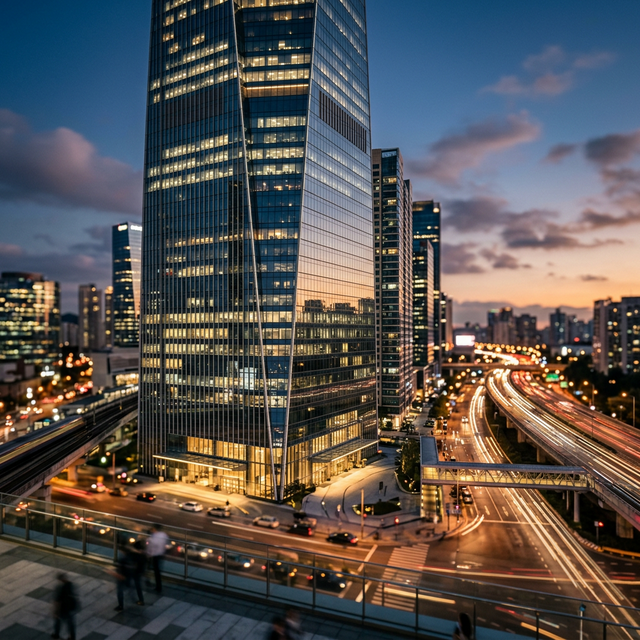
#> input picture frontend/assets/building.jpg, 640 x 640 px
$ python -i image_processing.py   (imports and definitions only)   (older library calls are emulated)
#> lines starting #> are read from the running program, lines starting #| are printed output that depends on the picture
#> further down, picture is the input picture: PIL image 640x640 RGB; mean R, G, B 87, 83.2, 81.5
import cv2
import numpy as np
from PIL import Image

def preprocess_image(image: Image.Image):
    """
    Preprocess uploaded images using OpenCV:
    - Resize to 224x224
    - Normalize pixel values to 0-1
    """
    # Convert PIL Image to OpenCV format (numpy array)
    img_cv = np.array(image)

    # Handle RGBA images
    if len(img_cv.shape) == 3 and img_cv.shape[2] == 4:
        img_cv = cv2.cvtColor(img_cv, cv2.COLOR_RGBA2RGB)

    # Open CV uses BGR by default, but typically models are trained on RGB.
    # We will assume RGB model input, so no BGR conversion unless model strictly needs it.

    # Resize to 224x224
    img_resized = cv2.resize(img_cv, (224, 224))

    # Normalize pixel values to 0-1
    img_normalized = img_resized.astype('float32') / 255.0

    # Expand dimensions to match model input shape (1, 224, 224, 3)
    img_expanded = np.expand_dims(img_normalized, axis=0)

    return img_expanded

def get_canny_edges(image: Image.Image):
    """
    Generate an edge detection visualization using OpenCV (Canny).
    """
    # Convert to RGB then to Grayscale
    img_cv = np.array(image.convert('RGB'))
    gray = cv2.cvtColor(img_cv, cv2.COLOR_RGB2GRAY)

    # Apply Canny edge detection
    edges = cv2.Canny(gray, 100, 200)

    return edges

def get_stress_heatmap(image: Image.Image):
    """
    Generate a structural stress heatmap using gradients.
    """
    img_cv = np.array(image.convert('RGB'))
    gray = cv2.cvtColor(img_cv, cv2.COLOR_RGB2GRAY)
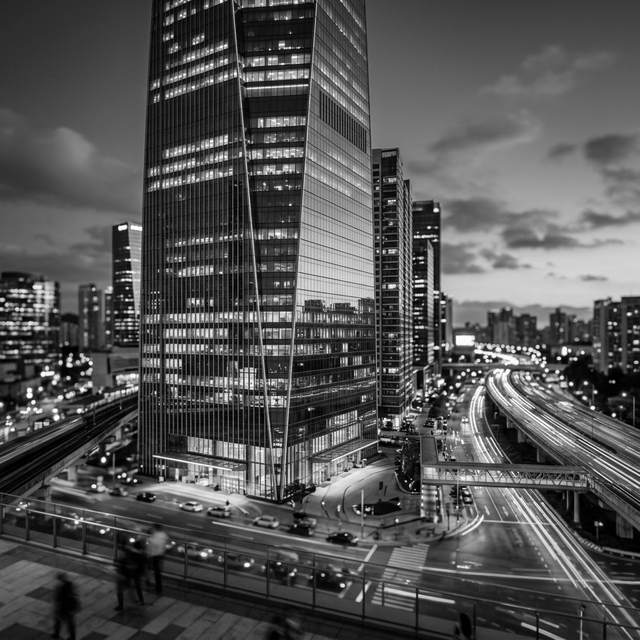
#> gray: shape (640, 640); min 0, max 255, mean 84.1

    # Use Sobel operators to find structural gradients
    sobel_x = cv2.Sobel(gray, cv2.CV_64F, 1, 0, ksize=5)
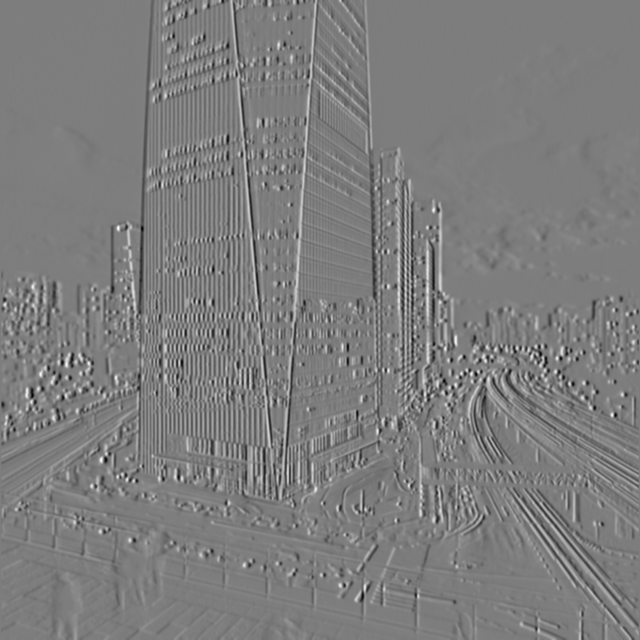
#> sobel_x: shape (640, 640) float64; min -9575, max 9892, mean 4.5; drawn with min black and max white
    sobel_y = cv2.Sobel(gray, cv2.CV_64F, 0, 1, ksize=5)
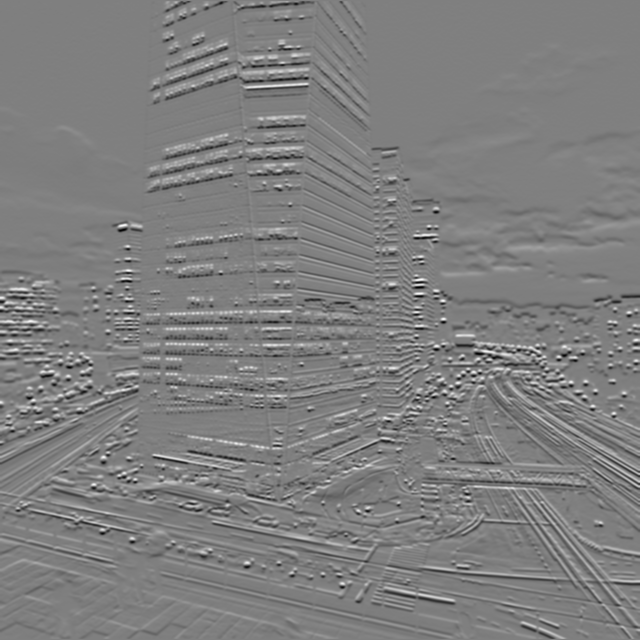
#> sobel_y: shape (640, 640) float64; min -10186, max 10239, mean -4.8; drawn with min black and max white

    # Calculate magnitude
    magnitude = np.sqrt(sobel_x**2 + sobel_y**2)
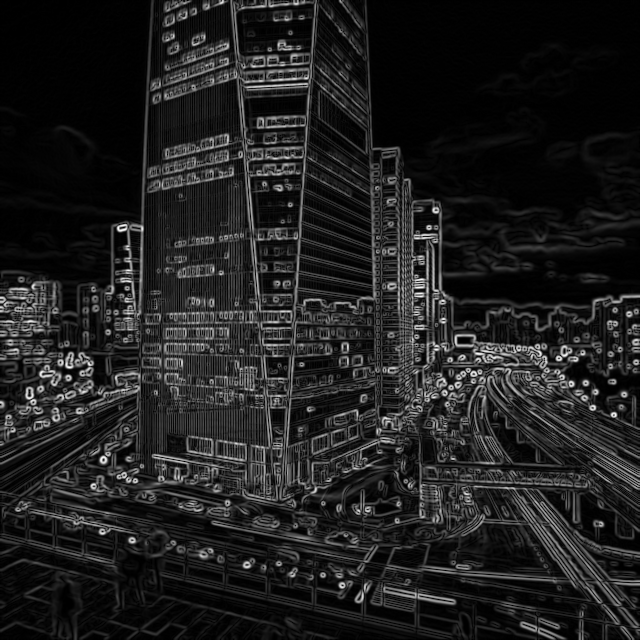
#> magnitude: shape (640, 640) float64; min 0, max 10239.2, mean 1282.6; drawn with min black and max white
    magnitude = np.uint8(255 * magnitude / np.max(magnitude)) if np.max(magnitude) > 0 else np.zeros_like(magnitude, dtype=np.uint8)

    # Apply color map
    heatmap = cv2.applyColorMap(magnitude, cv2.COLORMAP_JET)
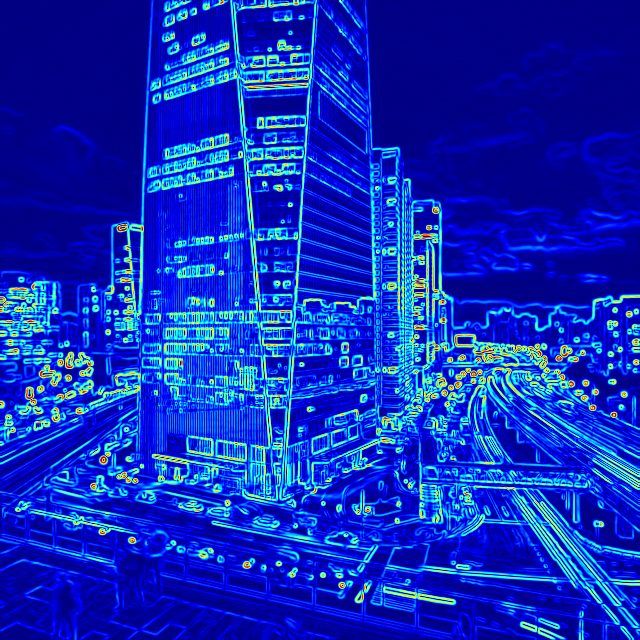
#> heatmap: shape (640, 640, 3); mean B, G, R 188.2, 45, 9.2

    # Overlay on original image (50% transparency)
    overlay = cv2.addWeighted(img_cv, 0.5, heatmap, 0.5, 0)
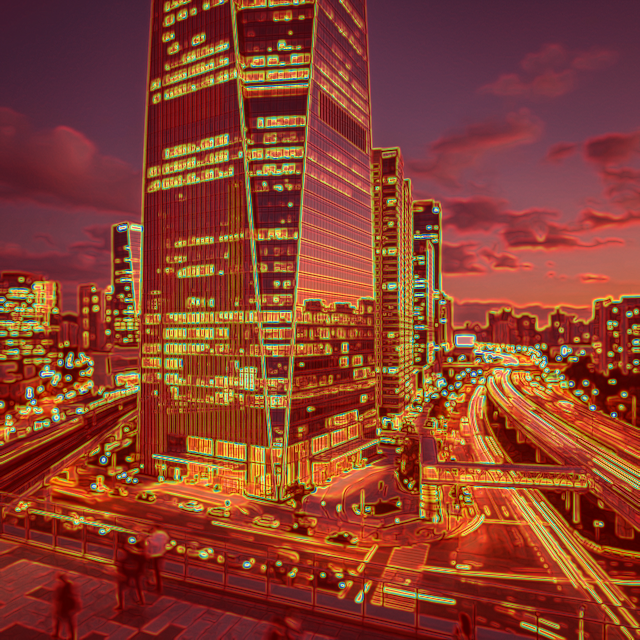
#> overlay: shape (640, 640, 3); mean R, G, B 137.6, 64.1, 45.3

    return overlay

>>> from PIL import Image
>>> picture = Image.open('../frontend/assets/building.jpg')
>>> result = get_stress_heatmap(picture)
